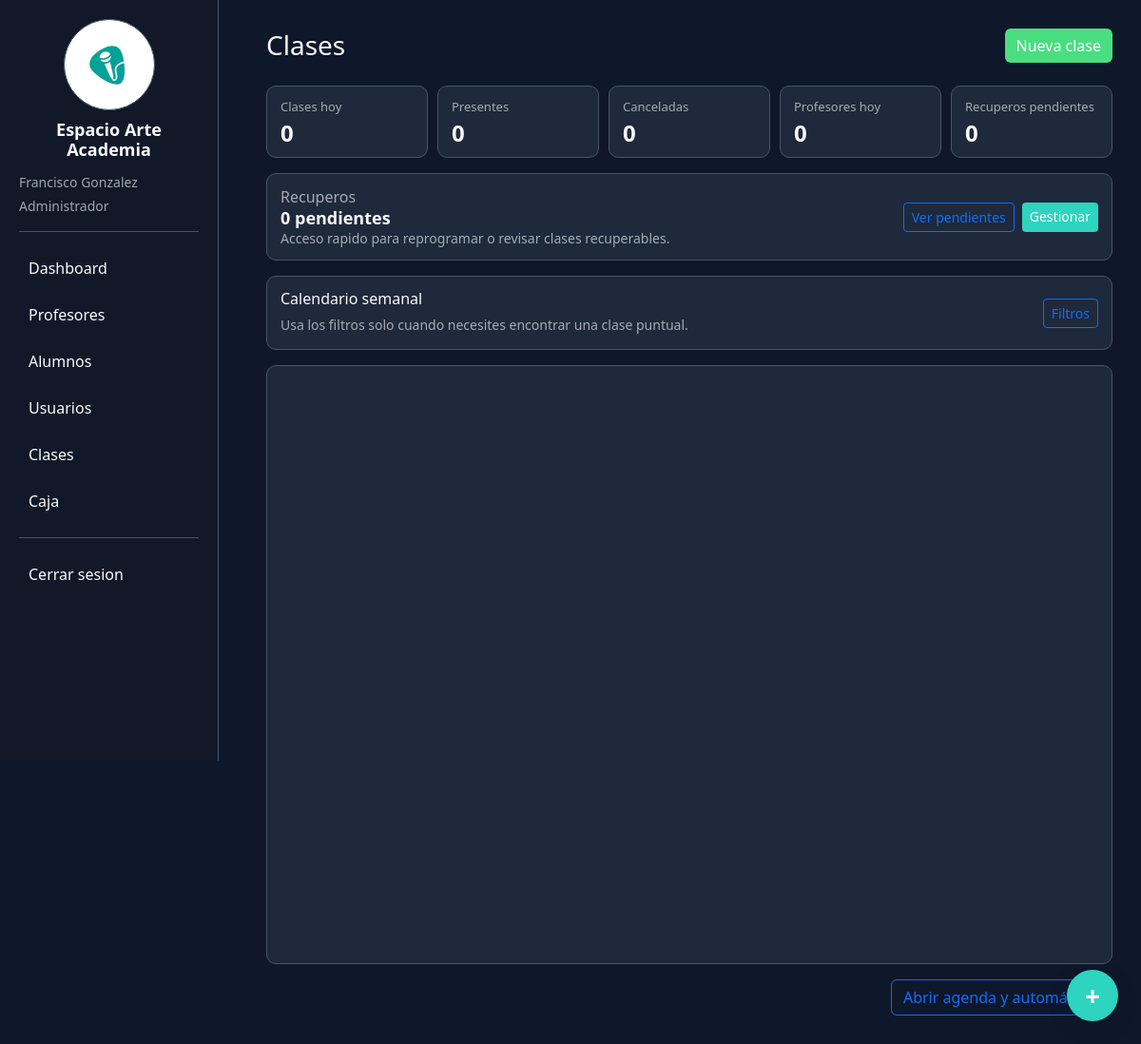
The page /clases (signed in) on the database its author committed.
### tables this page shows
CREATE TABLE configuracion (
        clave TEXT PRIMARY KEY,
        valor TEXT
    );

### app.py (the view)
@app.route("/clases")
@login_required
def clases():
    conn = get_conn()
    actualizar_vencimientos_recuperos(conn)
    profesor_actual_id = profesor_id_usuario_actual(conn)
    filtro_profesor_sql = "WHERE clases.profesor_id=?" if profesor_actual_id else ""
    filtro_profesor_valores = [profesor_actual_id] if profesor_actual_id else []
    clases_db = conn.execute("""
        SELECT clases.*, profesores.nombre_apellido as profesor,
               profesores.color as color, tipos_clase.nombre as tipo_clase,
               recuperos.estado AS recupero_estado,
               recuperos.motivo AS recupero_motivo,
               recuperos.profesor_cobra AS recupero_profesor_cobra,
               recuperos.afecta_liquidacion AS recupero_afecta_liquidacion
        FROM clases
        LEFT JOIN profesores ON clases.profesor_id = profesores.id
        LEFT JOIN tipos_clase ON clases.tipo_clase_id = tipos_clase.id
        LEFT JOIN recuperos ON clases.recupero_id = recuperos.id
        """ + filtro_profesor_sql + """
    """, filtro_profesor_valores).fetchall()
    if profesor_actual_id:
        alumnos = conn.execute("""
            SELECT DISTINCT alumnos.*
            FROM alumnos
            JOIN clase_alumnos ON clase_alumnos.alumno_id = alumnos.id
            JOIN clases ON clase_alumnos.clase_id = clases.id
            WHERE clases.profesor_id=?
            ORDER BY alumnos.apellido_nombre
        """, (profesor_actual_id,)).fetchall()
        profesores = conn.execute("SELECT * FROM profesores WHERE id=? ORDER BY nombre_apellido", (profesor_actual_id,)).fetchall()
    else:
        alumnos = conn.execute("SELECT * FROM alumnos ORDER BY apellido_nombre").fetchall()
        profesores = conn.execute("SELECT * FROM profesores ORDER BY nombre_apellido").fetchall()
    tipos_clase = conn.execute("SELECT * FROM tipos_clase ORDER BY id").fetchall()
    clases_recuperables = conn.execute("""
        SELECT clases.id, clases.fecha, clases.estado, profesores.nombre_apellido as profesor
        FROM clases
        LEFT JOIN profesores ON clases.profesor_id = profesores.id
        WHERE clases.estado='cancelada'
          AND (? IS NULL OR clases.profesor_id=?)
        ORDER BY clases.fecha DESC
    """, (profesor_actual_id, profesor_actual_id)).fetchall()
    recuperos_pendientes = conn.execute("""
        SELECT recuperos.*, alumnos.apellido_nombre AS alumno,
               profesores.nombre_apellido AS profesor,
               original.fecha AS fecha_original
        FROM recuperos
        LEFT JOIN alumnos ON recuperos.alumno_id = alumnos.id
        LEFT JOIN profesores ON recuperos.profesor_id = profesores.id
        LEFT JOIN clases original ON recuperos.clase_original_id = original.id
        WHERE recuperos.estado IN ('pendiente', 'programado', 'vencido')
          AND (? IS NULL OR recuperos.profesor_id=?)
        ORDER BY recuperos.fecha_limite, recuperos.id DESC
        LIMIT 20
    """, (profesor_actual_id, profesor_actual_id)).fetchall()
    eventos = []
    for c in clases_db:
        alumnos_clase = conn.execute("""
            SELECT alumnos.id, alumnos.apellido_nombre, clase_alumnos.asistencia
            FROM clase_alumnos
            JOIN alumnos ON clase_alumnos.alumno_id = alumnos.id
            WHERE clase_alumnos.clase_id = ?
        """, (c["id"],)).fetchall()
        lista = []
        for a in alumnos_clase:
            lista.append({
                "id": a["id"],
                "nombre": a["apellido_nombre"],
                "asistencia": a["asistencia"] or "pendiente"
            })
        cantidad_alumnos = len(lista)
        texto_alumnos = "alumno" if cantidad_alumnos == 1 else "alumnos"
        profesor = c["profesor"] or "Sin profesor"
        fecha_fin = None
        fecha_inicio = parsear_fecha(c["fecha"]) if c["fecha"] else None
        fecha_inicio_texto = c["fecha"]
        if fecha_inicio:
            fecha_inicio_texto = fecha_inicio.isoformat(timespec="minutes")
        if fecha_inicio and c["duracion"]:
            fecha_fin = (fecha_inicio + timedelta(hours=float(c["duracion"]))).isoformat(timespec="minutes")
        eventos.append({
            "id": c["id"],
            "title": f"{profesor} ({cantidad_alumnos} {texto_alumnos})",
            "start": fecha_inicio_texto,
            "end": fecha_fin,
            "color": c["color"],
            "profesor_id": c["profesor_id"],
            "profesor": profesor,
            "duracion": c["duracion"],
            "tipo_clase_id": c["tipo_clase_id"] or 1,
            "tipo_clase": c["tipo_clase"] or "individual",
            "estado": c["estado"] or "programada",
            "motivo_cancelacion": c["motivo_cancelacion"] or "",
            "recuperacion_de": c["recuperacion_de"],
            "es_recupero": int(c["es_recupero"] or 0),
            "recupero_id": c["recupero_id"],
            "recupero_estado": c["recupero_estado"],
            "recupero_motivo": c["recupero_motivo"],
            "cantidad_alumnos": cantidad_alumnos,
            "alumnos": lista
        })
    conn.close()
    return render_template(
        "clases.html",
        alumnos=alumnos,
        profesores=profesores,
        tipos_clase=tipos_clase,
        clases_recuperables=clases_recuperables,
        recuperos_pendientes=recuperos_pendientes,
        eventos_json=json.dumps(eventos),
        mensaje=request.args.get("mensaje"),
        tipo=request.args.get("tipo", "success"),
        estados_clase=ESTADOS_CLASE,
        estados_asistencia=ESTADOS_ASISTENCIA,
        motivos_cancelacion=MOTIVOS_CANCELACION
    )

### app.py (called while the page is built)
def get_conn():
    conn = sqlite3.connect(DB_PATH, timeout=30)
    conn.row_factory = sqlite3.Row
    return conn

def parsear_fecha(valor):
    try:
        return datetime.fromisoformat(valor)
    except (TypeError, ValueError):
        pass
    try:
        return datetime.fromisoformat((valor or "")[:16])
    except (TypeError, ValueError):
        return None

def obtener_configuracion(conn):
    filas = conn.execute("SELECT clave, valor FROM configuracion").fetchall()
    return {fila["clave"]: fila["valor"] for fila in filas}

def actualizar_vencimientos_recuperos(conn):
    hoy = datetime.now().strftime("%Y-%m-%d")
    conn.execute("""
        UPDATE recuperos
        SET estado='vencido', actualizado_en=?
        WHERE estado IN ('pendiente', 'programado')
          AND fecha_limite IS NOT NULL
          AND fecha_limite<?
    """, (datetime.now().strftime("%Y-%m-%d %H:%M:%S"), hoy))

def normalizar_rol(valor):
    valor = (valor or "").strip().lower()
    if valor in ["comun", "administrativo", "recepción"]:
        return "recepcion"
    return valor if valor in ROLES else "recepcion"

def usuario_actual():
    if not session.get("usuario_id"):
        return None
    return {
        "id": session["usuario_id"],
        "nombre": session["usuario_nombre"],
        "rol": normalizar_rol(session["usuario_rol"]),
        "rol_nombre": ROLE_LABELS.get(normalizar_rol(session["usuario_rol"]), session["usuario_rol"]),
        "profesor_id": session.get("profesor_id")
    }

def permisos_usuario_actual():
    if not session.get("usuario_id"):
        return set()
    rol = normalizar_rol(session.get("usuario_rol"))
    try:
        conn = get_conn()
        usuario = conn.execute("SELECT activo, rol FROM usuarios WHERE id=?", (session["usuario_id"],)).fetchone()
        if not usuario or int(usuario["activo"] or 0) == 0:
            conn.close()
            return set()
        rol = normalizar_rol(usuario["rol"])
        permisos = {
            fila["permiso_codigo"]
            for fila in conn.execute("""
                SELECT permiso_codigo
                FROM rol_permisos
                WHERE rol_codigo=?
            """, (rol,)).fetchall()
        }
        conn.close()
        return permisos
    except sqlite3.Error:
        return set(DEFAULT_ROLE_PERMISSIONS.get(rol, []))

def tiene_permiso(permiso):
    return permiso in permisos_usuario_actual()

def puede(permiso):
    return tiene_permiso(permiso)

### templates/clases.html (shortened to what this page needs)
{% extends "base.html" %}
{% block content %}
<div class="d-flex justify-content-between align-items-center mb-4">
    <h3 class="mb-0">Clases</h3>
    {% if puede_gestionar_clases %}
    <div class="d-flex gap-2">
        <button class="btn btn-success" onclick="abrirCrearAhora()">Nueva clase</button>
    </div>
    {% endif %}
</div>
<div class="summary-strip mb-3" id="resumenDia">
    <div class="summary-item">
        <span>Clases hoy</span>
        <strong id="resumenClasesHoy">0</strong>
    </div>
    <div class="summary-item">
        <span>Presentes</span>
        <strong id="resumenPresentesHoy">0</strong>
    </div>
    <div class="summary-item">
        <span>Canceladas</span>
        <strong id="resumenCanceladasHoy">0</strong>
    </div>
    <div class="summary-item">
        <span>Profesores hoy</span>
        <strong id="resumenProfesoresHoy">0</strong>
    </div>
    <div class="summary-item">
        <span>Recuperos pendientes</span>
        <strong>{{ recuperos_pendientes|length }}</strong>
    </div>
</div>
{% if puede("recuperos.ver") %}
<div class="mini-recovery-card mb-3">
    <div>
        <span>Recuperos</span>
        <strong>{{ recuperos_pendientes|length }} pendientes</strong>
        <small>Acceso rapido para reprogramar o revisar clases recuperables.</small>
    </div>
    <div class="mini-recovery-actions">
        <button class="btn btn-outline-primary btn-sm" type="button" data-bs-toggle="collapse" data-bs-target="#miniRecuperosClases" aria-expanded="false" aria-controls="miniRecuperosClases">
            Ver pendientes
        </button>
        <a class="btn btn-primary btn-sm" href="/recuperos">Gestionar</a>
    </div>
</div>
{% endif %}
<div class="toolbar-card mb-3">
    <div class="toolbar-main">
        <div>
            <h5 class="mb-1">Calendario semanal</h5>
            <small>Usa los filtros solo cuando necesites encontrar una clase puntual.</small>
        </div>
        <button class="btn btn-outline-primary btn-sm" type="button" data-bs-toggle="collapse" data-bs-target="#panelFiltros">
            Filtros
        </button>
    </div>
</div>
<div class="classes-layout">
    <div class="calendar-panel">
        <div id="calendar"></div>
    </div>
    <div class="agenda-toggle-row">
        <button class="btn btn-outline-primary" type="button" data-bs-toggle="collapse" data-bs-target="#panelAgendaClases" aria-expanded="false" aria-controls="panelAgendaClases">
            Abrir agenda y automáticas
        </button>
    </div>
</div>
{% endblock %}

### templates/base.html (shortened to what this page needs)
<!DOCTYPE html>
<html>
<head>
<link href="https://cdn.jsdelivr.net/npm/bootstrap@5.3.0/dist/css/bootstrap.min.css" rel="stylesheet">
</head>
<body>
<div class="sidebar">
    <div class="brand-block">
        <img src="{{ url_for('static', filename=configuracion.logo_app | default('logo.jpeg')) }}" alt="{{ configuracion.nombre_app | default('Espacio Arte Academia') }}">
        <h4>{{ configuracion.nombre_app | default("Espacio Arte Academia") }}</h4>
    </div>
    {% if usuario_actual %}
    <div class="text-muted small mb-1">{{ usuario_actual.nombre }}</div>
    <div class="text-muted small mb-3">{{ usuario_actual.rol_nombre }}</div>
    {% endif %}
    <hr>
    {% if puede("dashboard.ver") %}
    <a href="/">Dashboard</a>
    {% endif %}
    {% if puede("profesores.ver") %}
    <a href="/profesores">Profesores</a>
    {% endif %}
    {% if puede("alumnos.ver") %}
    <a href="/alumnos">Alumnos</a>
    {% endif %}
    {% if puede("usuarios.ver") %}
    <a href="/usuarios">Usuarios</a>
    {% endif %}
    {% if puede("clases.ver") %}
    <a href="/clases">Clases</a>
    {% endif %}
    {% if puede("caja.ver") %}
    <a href="/caja">Caja</a>
    {% endif %}
    {% if usuario_actual %}
    <hr>
    <a href="/logout">Cerrar sesion</a>
    {% endif %}
</div>
<div class="content">
{% block content %}{% endblock %}
</div>
{% if puede("configuracion.editar") %}
<button class="theme-button" data-bs-toggle="modal" data-bs-target="#modalApariencia" title="Personalizar apariencia">
    +
</button>
{% endif %}
</body>
</html>

### templates/clases.html (style rules this page uses)
.summary-strip { display: grid; grid-template-columns: repeat(auto-fit, minmax(170px, 1fr)); gap: 10px; }
.summary-item { background: var(--app-card); border: 1px solid var(--app-border); border-radius: var(--app-radius); color: var(--app-text); padding: 12px 14px; }
.summary-item span { color: var(--app-muted); display: block; font-size: 13px; }
.summary-item strong { color: var(--app-text); display: block; font-size: 24px; line-height: 1.1; margin-top: 4px; }
.toolbar-card, .calendar-panel, .side-panel, .mini-recovery-card, .mini-recovery-list { background: var(--app-card); border: 1px solid var(--app-border); border-radius: var(--app-radius); color: var(--app-text); }
.mini-recovery-card { align-items: center; display: flex; gap: 14px; justify-content: space-between; padding: 12px 14px; }
.mini-recovery-card span, .mini-recovery-card small, .mini-recovery-item span, .mini-recovery-item small { color: var(--app-muted); }
.mini-recovery-card span, .mini-recovery-card small { display: block; }
.mini-recovery-card strong { color: var(--app-text); display: block; font-size: 18px; line-height: 1.2; }
.mini-recovery-actions { display: flex; flex-wrap: wrap; gap: 8px; justify-content: flex-end; }
.toolbar-card { padding: 14px; }
.toolbar-card h5 { font-size: 16px; }
.toolbar-card small { color: var(--app-muted); }
.toolbar-main { align-items: center; display: flex; justify-content: space-between; gap: 12px; }
.classes-layout { display: grid; grid-template-columns: minmax(0, 1fr); gap: 16px; align-items: start; }
.calendar-panel { padding: 14px; }
.agenda-toggle-row { display: flex; justify-content: flex-end; }

### rows shown on the page
configuracion: valor (picture)
configuracion: nombre_app "Espacio Arte Academia"

### other values the page prints
{{ usuario_actual.nombre }} "Francisco Gonzalez"
{{ usuario_actual.rol_nombre }} "Administrador"
{{ recuperos_pendientes|length }} "0"
